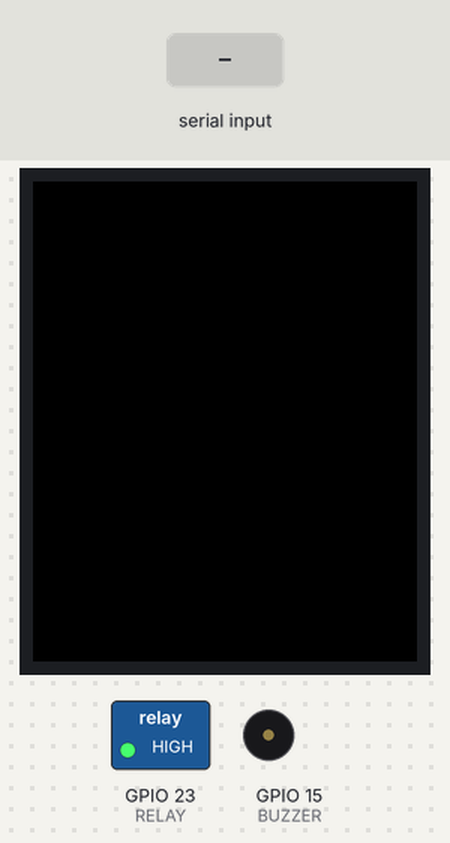
A sketch run on a simulated ESP32. On the bench: 128×160 colour display, switched loads named in the sketch (green lamp = pin HIGH), buzzer (waves = sounding, pin HIGH). The test bench sets the inputs (shaded band).

Above: at 1.3 s.
1.4 s: "SLEEPING\n" received over Serial
At 2.1 s:
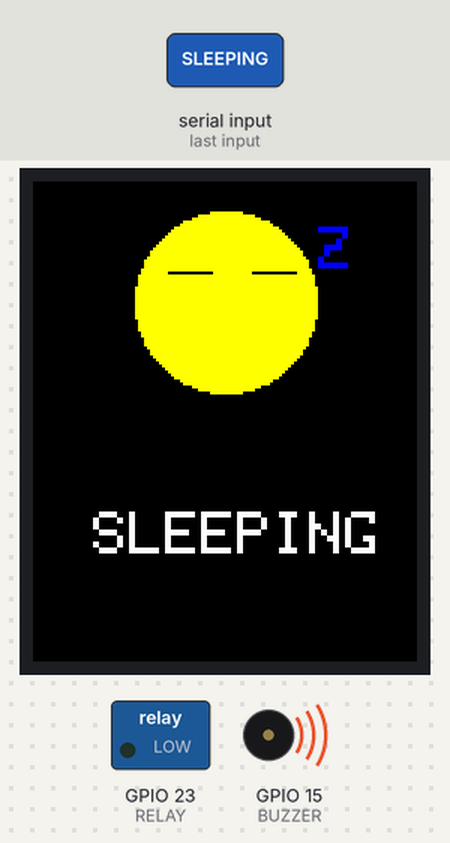
2.9 s: "SMILING\n" received over Serial
At 3.2 s:
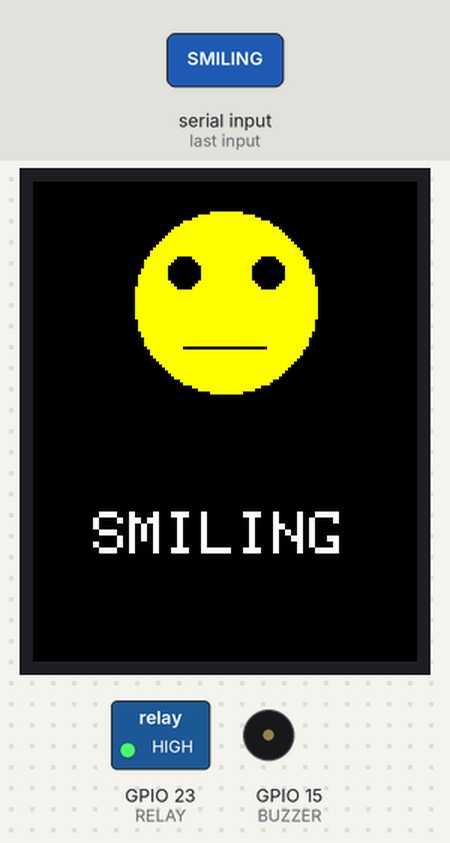
4.4 s: "NEUTRAL\n" received over Serial
At 5.6 s:
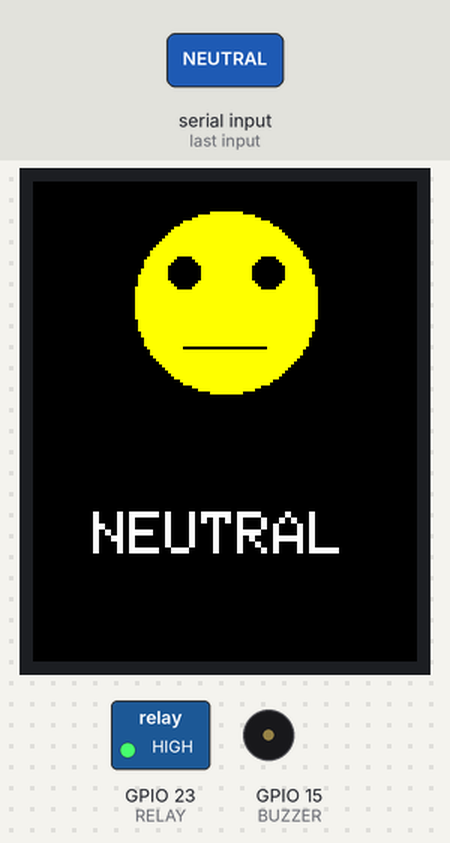
5.9 s: "SURPRISED\n" received over Serial
At 6.8 s:
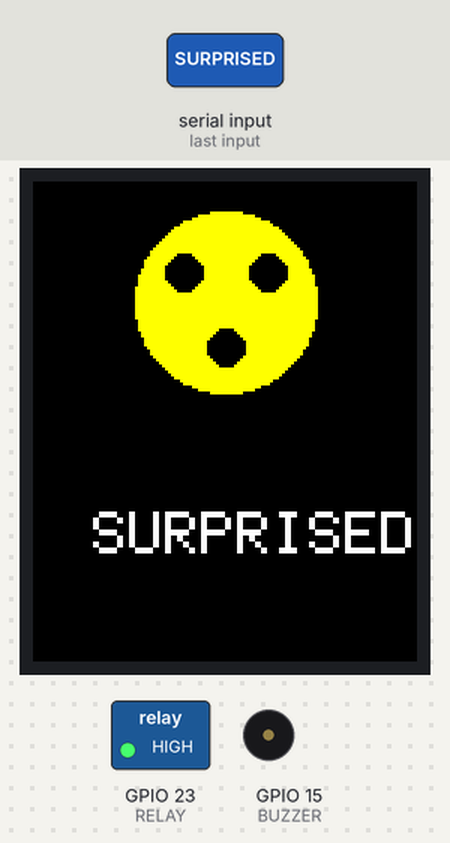
7.4 s: "SAD\n" received over Serial
At 7.9 s:
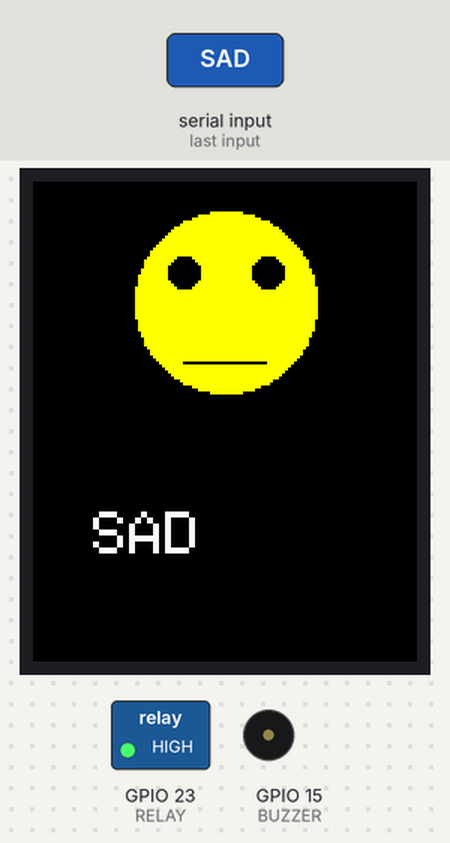
8.9 s: "CRYING\n" received over Serial
At 10.2 s:
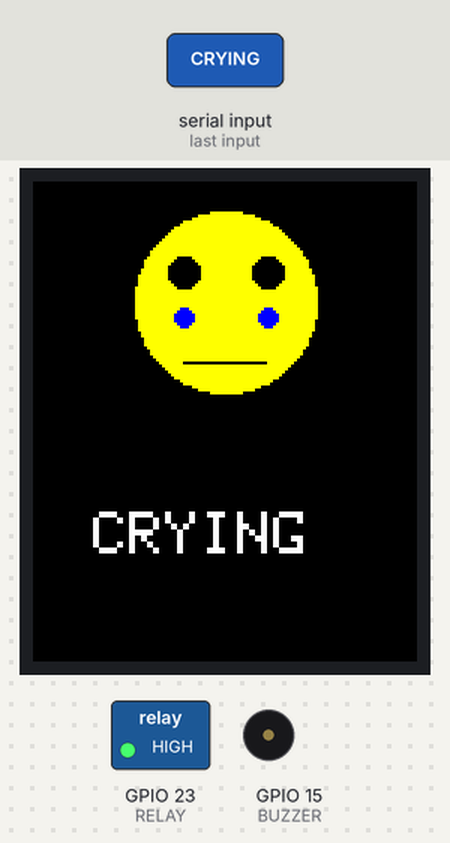
Timing chart, 0 to 11.4 s (numbered marks = the images above; inputs shaded):
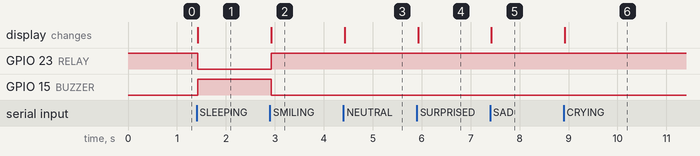

The sketch:

ML_Project_-_ESP32_Code.ino
```cpp
#include <Adafruit_GFX.h>
#include <Adafruit_ST7735.h>
#include <SPI.h>

#define TFT_CS   5
#define TFT_DC   2
#define TFT_RST  4

#define BUZZER   15
#define RELAY    23

Adafruit_ST7735 tft = Adafruit_ST7735(TFT_CS, TFT_DC, TFT_RST);

String emotion = "";

// 😊 SMILING

void drawSmile() {
tft.fillCircle(64,40,30,ST77XX_YELLOW);
tft.fillCircle(50,30,5,ST77XX_BLACK);
tft.fillCircle(78,30,5,ST77XX_BLACK);
tft.drawFastHLine(50,55,28,ST77XX_BLACK);
}

// 😐 NEUTRAL

void drawNeutral() {
tft.fillCircle(64,40,30,ST77XX_YELLOW);
tft.fillCircle(50,30,5,ST77XX_BLACK);
tft.fillCircle(78,30,5,ST77XX_BLACK);
tft.drawFastHLine(50,55,28,ST77XX_BLACK);
}

// 😲 SURPRISED

void drawSurprise() {
tft.fillCircle(64,40,30,ST77XX_YELLOW);
tft.fillCircle(50,30,6,ST77XX_BLACK);
tft.fillCircle(78,30,6,ST77XX_BLACK);
tft.fillCircle(64,55,6,ST77XX_BLACK);
}

// 😴 SLEEPING

void drawSleep() {
tft.fillCircle(64,40,30,ST77XX_YELLOW);
tft.drawFastHLine(45,30,15,ST77XX_BLACK);
tft.drawFastHLine(73,30,15,ST77XX_BLACK);

tft.setTextSize(2);
tft.setTextColor(ST77XX_BLUE);
tft.setCursor(95,15);
tft.print("Z");
}

// ☹️ SAD

void drawSad() {
tft.fillCircle(64,40,30,ST77XX_YELLOW);
tft.fillCircle(50,30,5,ST77XX_BLACK);
tft.fillCircle(78,30,5,ST77XX_BLACK);
tft.drawFastHLine(50,60,28,ST77XX_BLACK);
}

// 😭 CRYING

void drawCry() {
tft.fillCircle(64,40,30,ST77XX_YELLOW);
tft.fillCircle(50,30,5,ST77XX_BLACK);
tft.fillCircle(78,30,5,ST77XX_BLACK);
tft.fillCircle(50,45,3,ST77XX_BLUE);
tft.fillCircle(78,45,3,ST77XX_BLUE);
tft.drawFastHLine(50,60,28,ST77XX_BLACK);
}

// 😡 ANGER

void drawAnger() {
tft.fillCircle(64,40,30,ST77XX_RED);
tft.fillCircle(50,30,5,ST77XX_BLACK);
tft.fillCircle(78,30,5,ST77XX_BLACK);
tft.drawLine(45,20,55,25,ST77XX_BLACK);
tft.drawLine(83,25,73,20,ST77XX_BLACK);
tft.drawFastHLine(50,60,28,ST77XX_BLACK);
}

// 👀 SEARCHING

void drawSearching() {
tft.fillCircle(64,40,30,ST77XX_YELLOW);
tft.fillCircle(50,30,8,ST77XX_BLACK);
tft.fillCircle(78,30,8,ST77XX_BLACK);
}

void setup() {

Serial.begin(115200);

pinMode(BUZZER,OUTPUT);
pinMode(RELAY,OUTPUT);

digitalWrite(RELAY,HIGH); // motor ON

tft.initR(INITR_BLACKTAB);
tft.fillScreen(ST77XX_BLACK);
}

void loop() {

if(Serial.available()) {


emotion = Serial.readStringUntil('\n');

tft.fillScreen(ST77XX_BLACK);

if(emotion == "SMILING") drawSmile();
if(emotion == "NEUTRAL") drawNeutral();
if(emotion == "SURPRISED") drawSurprise();
if(emotion == "SLEEPING") drawSleep();
if(emotion == "SAD") drawSad();
if(emotion == "CRYING") drawCry();
if(emotion == "ANGER") drawAnger();
if(emotion == "SEARCHING") drawSearching();

tft.setCursor(20,110);
tft.setTextSize(2);
tft.setTextColor(ST77XX_WHITE);
tft.print(emotion);

if(emotion == "SLEEPING") {

  digitalWrite(BUZZER,HIGH);
  digitalWrite(RELAY,LOW);  // stop motor

}

else {

  digitalWrite(BUZZER,LOW);
  digitalWrite(RELAY,HIGH); // motor running

}

}
}
```

Measured:
- after the input at 1.4 s, GPIO 23 (RELAY): HIGH → LOW at once; GPIO 15 (BUZZER): LOW → HIGH at once; the display: changes at once (image 1)
- after the input at 2.9 s, GPIO 23 (RELAY): LOW → HIGH at once; GPIO 15 (BUZZER): HIGH → LOW at once; the display: changes at once (image 2)
- after the input at 4.4 s, the display: changes at once (image 3)
- after the input at 5.9 s, the display: changes at once (image 4)
- after the input at 7.4 s, the display: changes at once (image 5)
- after the input at 8.9 s, the display: changes at once (image 6)
